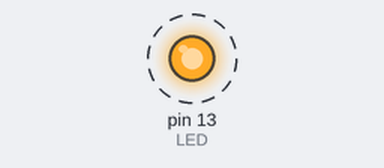
A sketch run on a simulated Arduino Uno, built with avr-gcc and run on an emulated ATmega328P. Shown: output pins drawn as LEDs (lit = HIGH). Dashed ring = blinking.

Above: at 0.2 s.
Timing chart, 0 to 3.0 s (numbered marks = the images above):
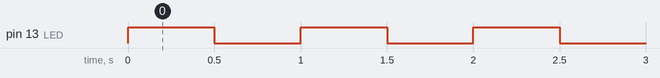

The sketch:

codigo.ino
```cpp
/***   Global variables   ***/
int LED=13;

/***   Function declaration   ***/

void setup()
{


}


void loop()
{
    pinMode(LED,OUTPUT);
    digitalWrite(LED,HIGH);
    delay(500);
    pinMode(LED,OUTPUT);
    digitalWrite(LED,LOW);
    delay(500);

}
```

Measured:
- by itself, pin 13 (LED): alternates HIGH for 0.50 s and LOW for 0.50 s
